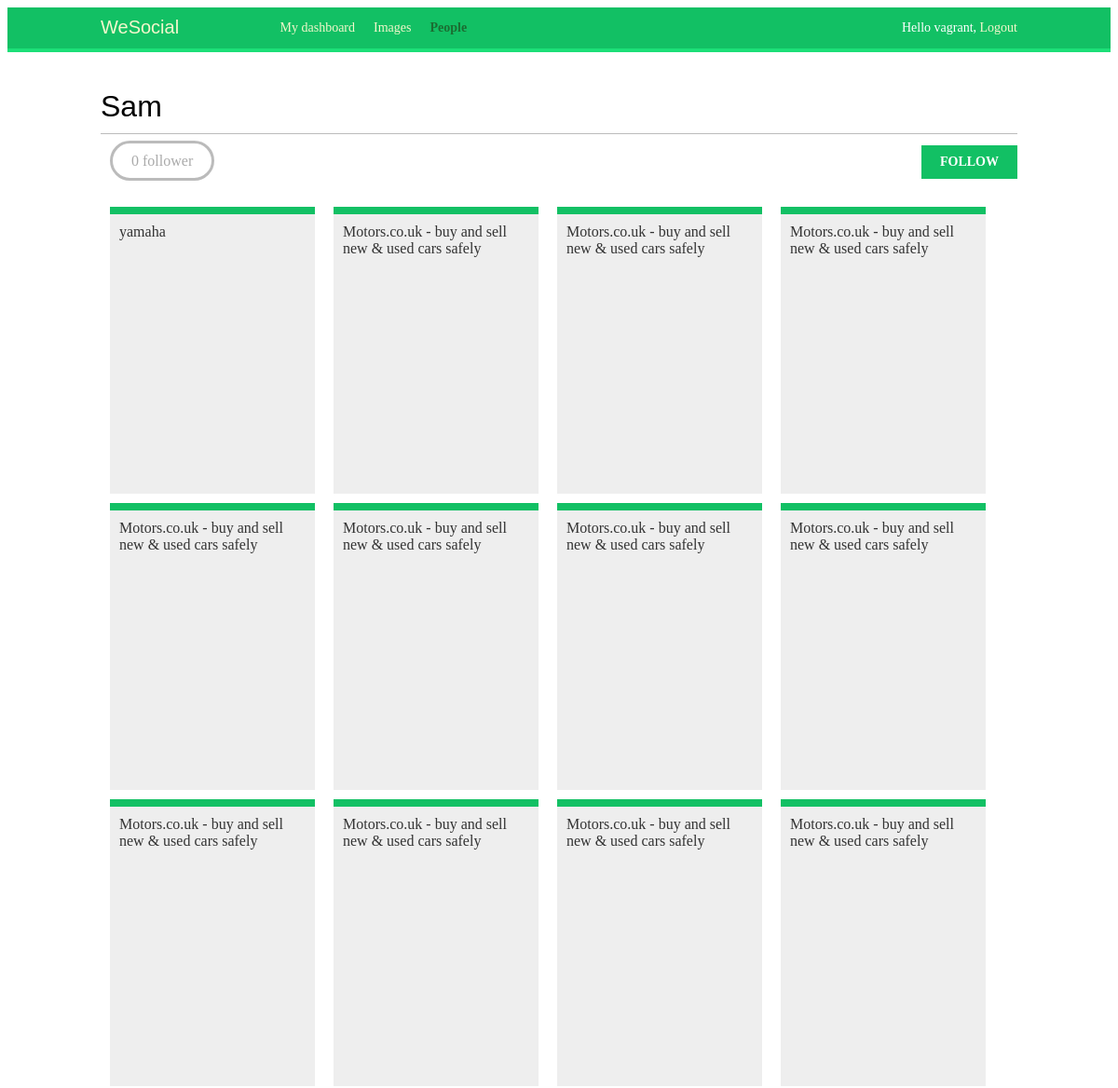
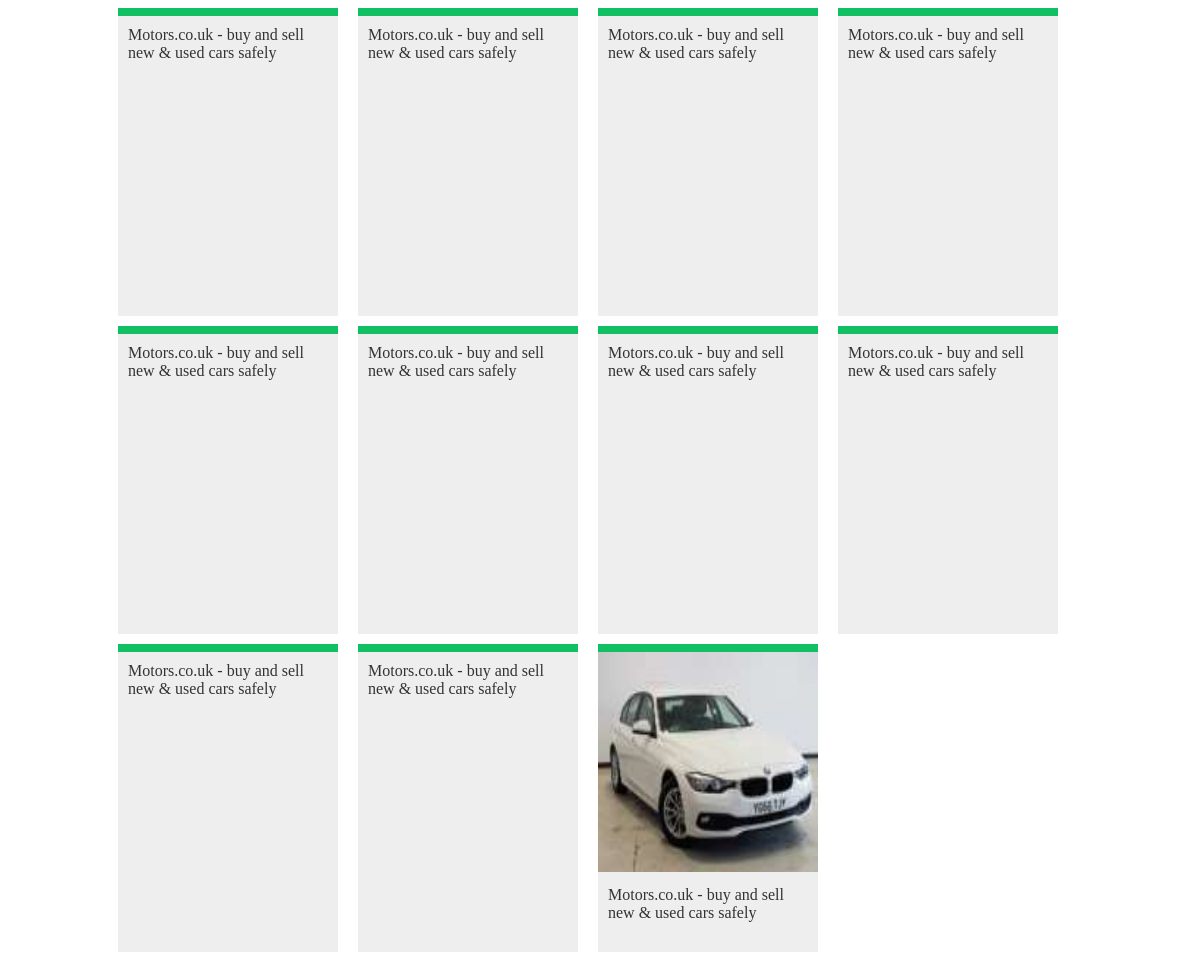
/account/users/vagrant/ (signed in), run on an earlier commit of the app's database (2 pictures, top to bottom).
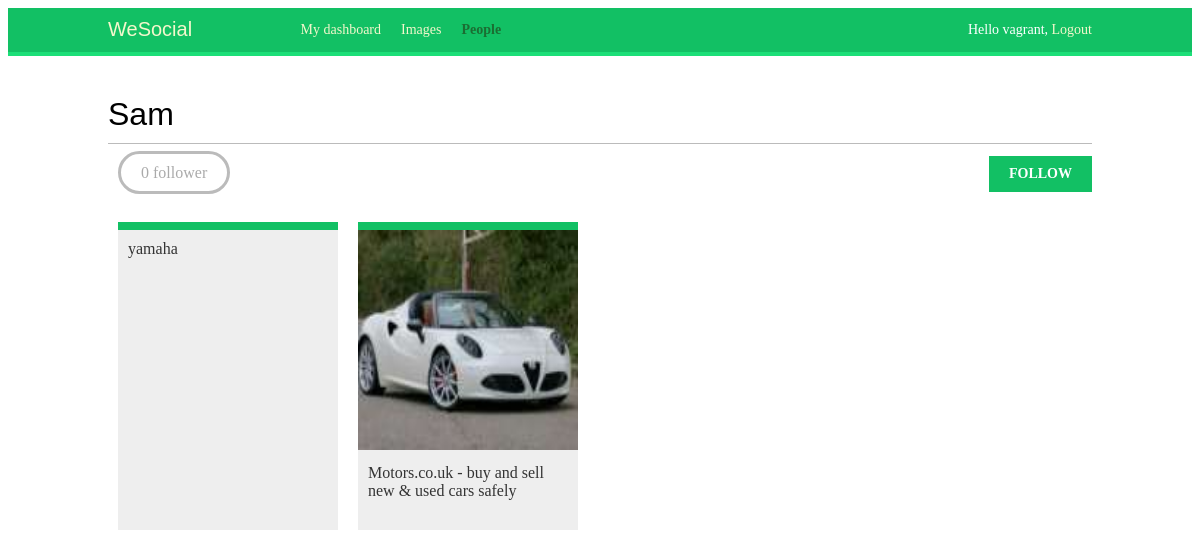
And on a later commit of the database.
### images/models.py (models this page shows, shortened)
class Image(models.Model):
    user = models.ForeignKey(settings.AUTH_USER_MODEL,
                             related_name="images_created")
    title = models.CharField(max_length=200)
    slug = models.SlugField(max_length=200,
                            blank=True)
    url = models.URLField()
    image = models.ImageField(upload_to='images/%Y/%m/%d/')
    description = models.TextField(blank=True)
    created = models.DateField(auto_now=True, db_index=True)
    users_like = models.ManyToManyField(settings.AUTH_USER_MODEL,
                                        related_name='images_liked',
                                        blank=True)
    total_likes = models.PositiveIntegerField(db_index=True,
                                              default=0)
    def get_absolute_url(self):
        return reverse('images:detail', args=[self.id, self.slug])

### account/views.py (the view)
@login_required
def user_detail(request, username):
    user = get_object_or_404(User,
                             username=username,
                             is_active=True)
    return render(request,
                  'account/user/detail.html',
                  {'section': 'people',
                   'user': user})

### account/templates/account/user/detail.html (shortened to what this page needs)
{% extends "base.html" %}
{% load thumbnail %}
{% block content %}
    <h1>{{ user.get_full_name }}</h1>
    {% with total_followers=user.followers.count  %}
        <span class="count">
            <span class="total">{{ total_followers }}</span>
            follower{{ total_follower|pluralize }}
        </span>
        <a href="#" data-id="{{ user.id }}" data-action="{% if request.user in user.followers.all %}un{% endif %}follow" class="follow button">
            {% if request.user not in user.followers.all %}
                Follow
            {% else %}
                Unfollow
            {% endif %}
        </a>
        <div id="image-list" class="image-container">
            {% include "images/image/list_ajax.html" with images=user.images_created.all %}
        </div>
    {% endwith %}
{% endblock  %}

### images/templates/images/image/list_ajax.html
{% load thumbnail %}
{% for image in images %}
    <div class="image">
        <a href="{{ image.get_absolute_url }}">
            {% thumbnail image.image "300x300" crop="100%" as im %}
                <a href="{{ image.get_absolute_url }}">
                    <img src="{{ im.url }}">
                </a>
            {% endthumbnail %}
        </a>
        <div class="info">
            <a href="{{ image.get_absolute_url }}" class="title">
                {{ image.title }}
            </a>
        </div>
    </div>
{% endfor %}

What changed in the data, as far as the page shows it:
removed Image: title "Motors.co.uk - buy and sell new & used cars safely"
removed Image: title "Motors.co.uk - buy and sell new & used cars safely"
removed Image: title "Motors.co.uk - buy and sell new & used cars safely"
removed Image: title "Motors.co.uk - buy and sell new & used cars safely"
removed Image: title "Motors.co.uk - buy and sell new & used cars safely"
removed Image: title "Motors.co.uk - buy and sell new & used cars safely"
removed Image: title "Motors.co.uk - buy and sell new & used cars safely"
removed Image: title "Motors.co.uk - buy and sell new & used cars safely"
removed Image: title "Motors.co.uk - buy and sell new & used cars safely"
removed Image: title "Motors.co.uk - buy and sell new & used cars safely"
removed Image: title "Motors.co.uk - buy and sell new & used cars safely"
removed Image: title "Motors.co.uk - buy and sell new & used cars safely"
removed Image: title "Motors.co.uk - buy and sell new & used cars safely"
removed Image: title "Motors.co.uk - buy and sell new & used cars safely"
removed Image: title "Motors.co.uk - buy and sell new & used cars safely"
removed Image: title "Motors.co.uk - buy and sell new & used cars safely"
removed Image: title "Motors.co.uk - buy and sell new & used cars safely"
removed Image: title "Motors.co.uk - buy and sell new & used cars safely"
removed Image: title "Motors.co.uk - buy and sell new & used cars safely"
removed Image: title "Motors.co.uk - buy and sell new & used cars safely"
removed Image: title "Motors.co.uk - buy and sell new & used cars safely"
